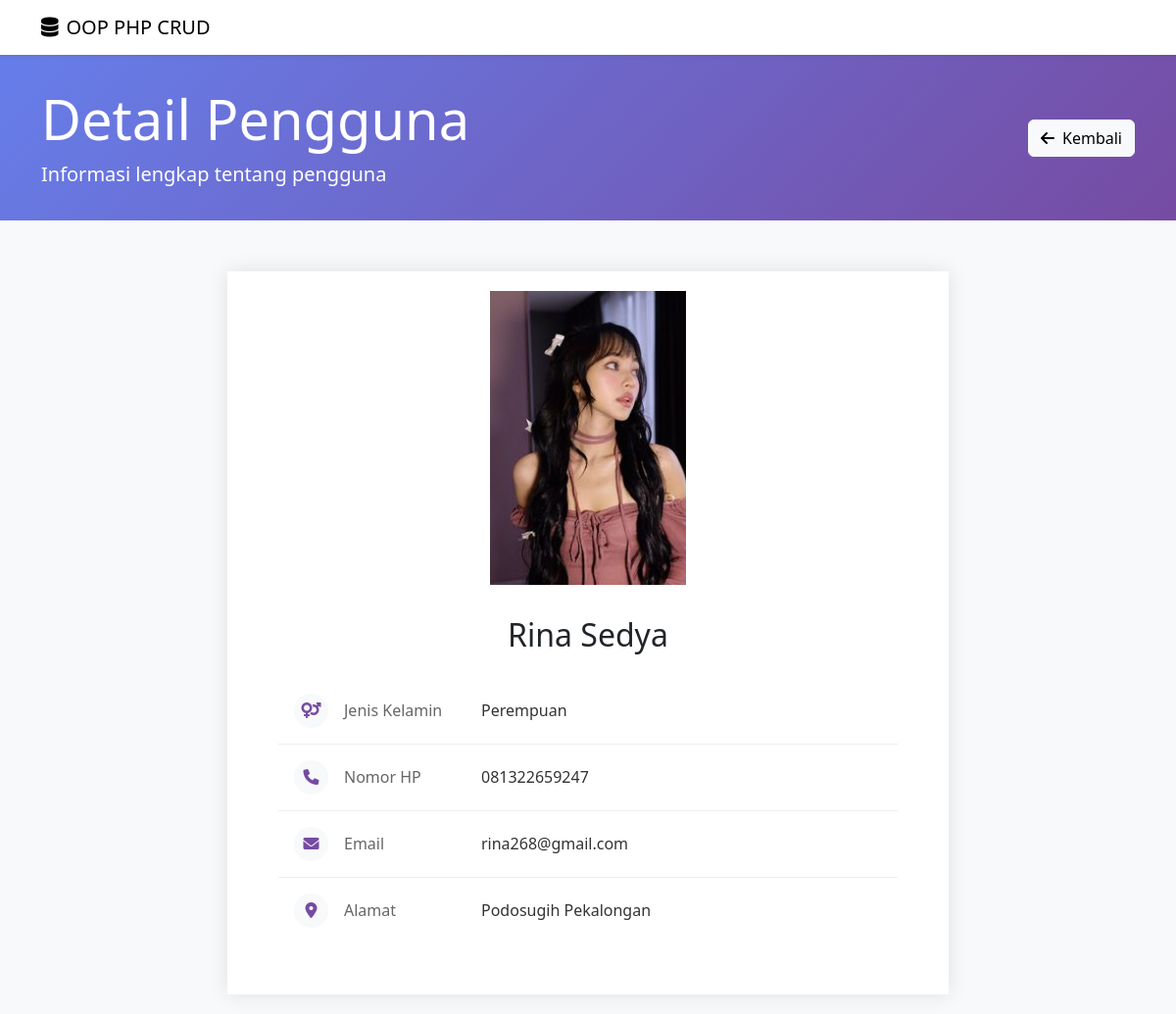
The app's page /detail.php?id=4 with its own data.
### tables this page shows
CREATE TABLE `tb_users` (
  `id` int(11) NOT NULL,
  `nama` varchar(255) NOT NULL,
  `alamat` varchar(255) NOT NULL,
  `nohp` char(13) NOT NULL,
  `jenis_kelamin` enum('Laki-laki','Perempuan') NOT NULL,
  `email` varchar(100) NOT NULL,
  `foto` varchar(255) NOT NULL
);

### database.php (called while the page is built, shortened)
<?php
class Database
{
    public $host = "localhost";
    public $username = "root";
    public $password = "";
    public $database = "db_php";
    public $connect;
    function __construct()
    {
        $this->connect = mysqli_connect($this->host, $this->username, $this->password, $this->database);
    }
    public function tampilDataById($id)
    {
        $query = "SELECT * FROM tb_users WHERE id = $id";
        $result = mysqli_query($this->connect, $query);
        return mysqli_fetch_assoc($result);
    }
}

### detail.php (the view, shortened to what this page needs)
<?php
include 'database.php';
$db = new Database;
$id = $_GET['id'];
$dataUser = $db->tampilDataById($id);
if ($dataUser) {
?>
<!DOCTYPE html>
<html lang="en">
<head>
    <link href="https://cdn.jsdelivr.net/npm/bootstrap@5.3.3/dist/css/bootstrap.min.css" rel="stylesheet">
    <link href="https://cdnjs.cloudflare.com/ajax/libs/font-awesome/6.0.0/css/all.min.css" rel="stylesheet">
</head>
<body>
    <nav class="navbar navbar-expand-lg navbar-light bg-white shadow-sm">
        <div class="container">
            <a class="navbar-brand" href="#">
                <i class="fas fa-database me-2"></i>OOP PHP CRUD
            </a>
        </div>
    </nav>
    <div class="page-header">
        <div class="container">
            <div class="d-flex justify-content-between align-items-center">
                <div>
                    <h1 class="display-4">Detail Pengguna</h1>
                    <p class="lead mb-0">Informasi lengkap tentang pengguna</p>
                </div>
                <a href="index.php" class="btn btn-light btn-back">
                    <i class="fas fa-arrow-left me-2"></i>Kembali
                </a>
            </div>
        </div>
    </div>
    <div class="container">
        <div class="row justify-content-center">
            <div class="col-lg-8">
                <div class="profile-card">
                    <div class="profile-image-container">
                        <img src="uploads/<?php echo htmlspecialchars($dataUser['foto']); ?>"
                             class="profile-image"
                             alt="Foto <?php echo htmlspecialchars($dataUser['nama']); ?>">
                    </div>
                    <div class="profile-info">
                        <h2 class="text-center mb-4"><?php echo htmlspecialchars($dataUser['nama']); ?></h2>
                        <div class="info-item">
                            <div class="icon-circle">
                                <i class="fas fa-venus-mars"></i>
                            </div>
                            <span class="info-label">Jenis Kelamin</span>
                            <span class="info-value"><?php echo htmlspecialchars($dataUser['jenis_kelamin']); ?></span>
                        </div>
                        <div class="info-item">
                            <div class="icon-circle">
                                <i class="fas fa-phone"></i>
                            </div>
                            <span class="info-label">Nomor HP</span>
                            <span class="info-value"><?php echo htmlspecialchars($dataUser['nohp']); ?></span>
                        </div>
                        <div class="info-item">
                            <div class="icon-circle">
                                <i class="fas fa-envelope"></i>
                            </div>
                            <span class="info-label">Email</span>
                            <span class="info-value"><?php echo htmlspecialchars($dataUser['email']); ?></span>
                        </div>
                        <div class="info-item">
                            <div class="icon-circle">
                                <i class="fas fa-map-marker-alt"></i>
                            </div>
                            <span class="info-label">Alamat</span>
                            <span class="info-value"><?php echo htmlspecialchars($dataUser['alamat']); ?></span>
                        </div>
                    </div>
                </div>
            </div>
        </div>
    </div>
</body>
</html>
    <?php
}
?>

### detail.php (style rules this page uses)
body { background-color: #f8f9fa; }
.page-header { background: linear-gradient(135deg, #667eea 0%, #764ba2 100%); color: white; padding: 2rem 0; margin-bottom: 2rem; }
.profile-card { background: white; border-radius: 0px; box-shadow: 0 0 20px rgba(0,0,0,0.1); overflow: hidden; margin-bottom: 2rem; margin: 20px 0; padding: 20px; }
.profile-image-container { position: relative; width: 200px; height: 300px; overflow: hidden; background: #f8f9fa; object-fit: cover; margin: 0 auto; display: block; }
.profile-image { width: 100%; height: 100%; object-fit: cover; }
.profile-info { padding: 2rem; }
.info-item { padding: 1rem; border-bottom: 1px solid #eee; display: flex; align-items: center; }
.info-item:last-child { border-bottom: none; }
.info-label { color: #666; width: 140px; font-weight: 500; }
.info-value { color: #333; flex-grow: 1; }
.btn-back { transition: all 0.3s ease; }
.icon-circle { width: 35px; height: 35px; background: #f8f9fa; border-radius: 50%; display: flex; align-items: center; justify-content: center; margin-right: 1rem; color: #764ba2; }

### records on screen
tb_users: foto (picture), nama "Rina Sedya", jenis_kelamin "Perempuan", nohp "081322659247", email "rina268@gmail.com", alamat "Podosugih Pekalongan"
